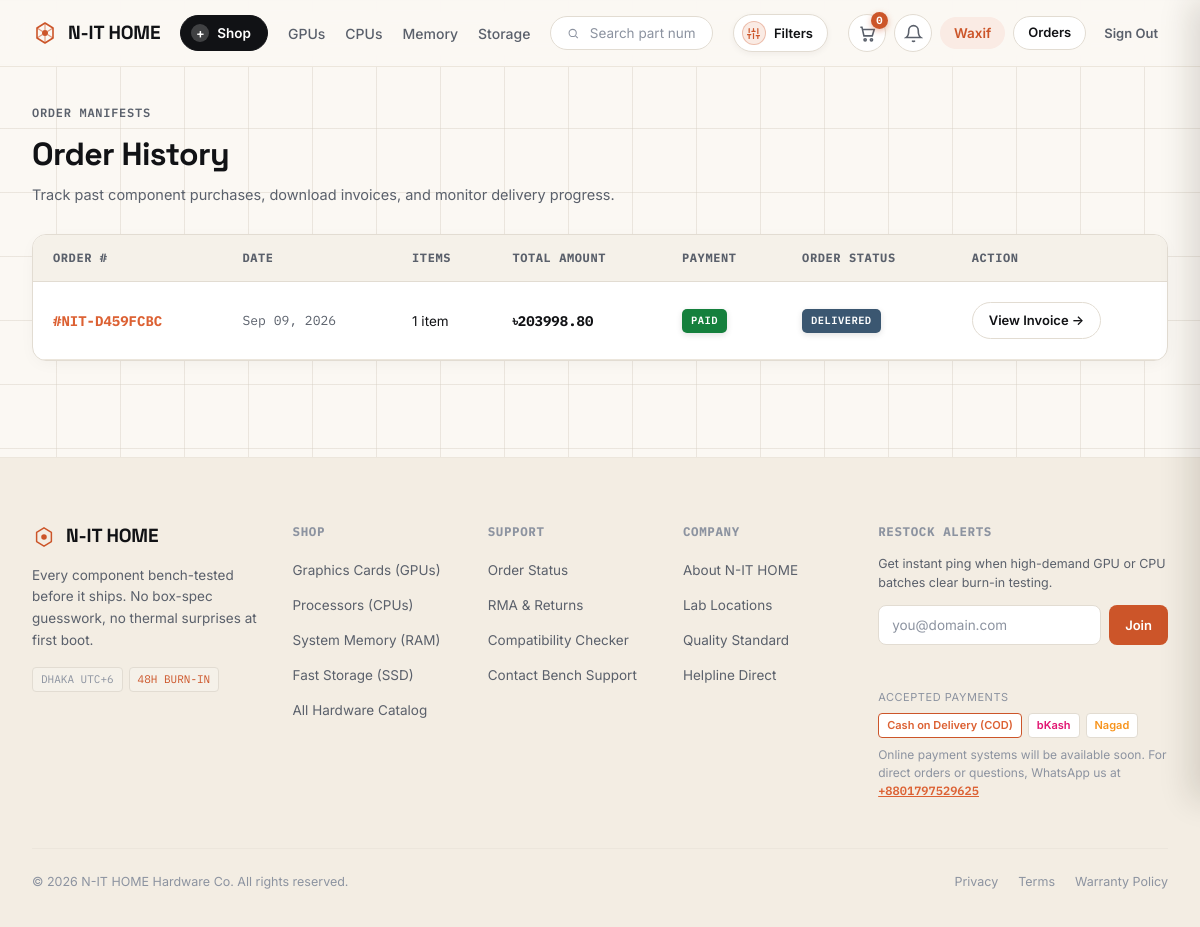
/orders/history/ (signed in), run on the app's committed database.
### accounts/models.py (models this page shows, shortened)
class User(AbstractBaseUser, PermissionsMixin):
    email = models.EmailField(unique=True, db_index=True)
    first_name = models.CharField(max_length=50, blank=True)
    last_name = models.CharField(max_length=50, blank=True)
    is_active = models.BooleanField(default=True)
    is_staff = models.BooleanField(default=False)
    is_verified = models.BooleanField(default=False)
    is_phone_verified = models.BooleanField(default=False)
    created_at = models.DateTimeField(auto_now_add=True)
    objects = UserManager()
    USERNAME_FIELD = 'email'
    REQUIRED_FIELDS = []
    class Meta:
        verbose_name = 'User'
        verbose_name_plural = 'Users'
        ordering = ['-created_at']

### orders/models.py (models this page shows, shortened)
class Order(models.Model):
    STATUS_CHOICES = (
        ('PENDING', 'Placed'),
        ('CONFIRMED', 'Confirmed'),
        ('PACKAGING', 'Bench Packaging'),
        ('SHIPPED', 'In Transit'),
        ('DELIVERED', 'Delivered'),
        ('CANCEL_REQUESTED', 'Cancellation Requested'),
        ('CANCELLED', 'Cancelled'),
    )
    PAYMENT_METHOD_CHOICES = (
        ('COD', 'Cash on Delivery (COD)'),
        ('SSLCOMMERZ', 'Online Payment (SSLCommerz)'),
    )
    order_number = models.CharField(max_length=32, unique=True, editable=False)
    user = models.ForeignKey(
        settings.AUTH_USER_MODEL,
        on_delete=models.SET_NULL,
        null=True,
        blank=True,
        related_name='orders'
    )
    full_name = models.CharField(max_length=120)
    email = models.EmailField()
    phone = models.CharField(max_length=20)
    street_address = models.CharField(max_length=255)
    city = models.CharField(max_length=100)
    state_or_division = models.CharField(max_length=100, blank=True)
    postal_code = models.CharField(max_length=20)
    country = models.CharField(max_length=100, default='Bangladesh')
    order_notes = models.TextField(blank=True, null=True)
    subtotal = models.DecimalField(max_digits=12, decimal_places=2, default=0.0)
    shipping_fee = models.DecimalField(max_digits=12, decimal_places=2, default=0.0)
    total_amount = models.DecimalField(max_digits=12, decimal_places=2)
    status = models.CharField(max_length=20, choices=STATUS_CHOICES, default='PENDING')
    payment_method = models.CharField(max_length=20, choices=PAYMENT_METHOD_CHOICES, default='COD')
    is_paid = models.BooleanField(default=False)
    created_at = models.DateTimeField(auto_now_add=True)
    updated_at = models.DateTimeField(auto_now=True)
    class Meta:
        ordering = ['-created_at']
    @property
    def payment_status(self) -> str:
        return 'PAID' if self.is_paid else 'PENDING'

### orders/views.py (the view)
# urls.py: path('history/', OrderHistoryView.as_view(), name='order_history'),
class OrderHistoryView(LoginRequiredMixin, ListView):
    model = Order
    template_name = 'orders/order_history.html'
    context_object_name = 'orders'
    paginate_by = 10
    def get_queryset(self):
        return Order.objects.filter(user=self.request.user).prefetch_related('items')
    def get_context_data(self, **kwargs) -> dict[str, Any]:
        context = super().get_context_data(**kwargs)
        context['title'] = 'My Orders'
        return context

### cart/context_processors.py (called while the page is built)
def cart(request: HttpRequest) -> dict[str, Any]:
    return {'cart': Cart(request)}

### core/context_processors.py (called while the page is built)
def site_context(request: HttpRequest) -> dict[str, Any]:
    categories = Category.objects.all().order_by('name')
    unread_count = 0
    recent_notifications = []
    if request.user.is_authenticated:
        unread_count = Notification.objects.filter(user=request.user, is_read=False).count()
        recent_notifications = Notification.objects.filter(user=request.user)[:5]
    return {
        'site_name': 'N-IT HOME',
        'site_tagline': 'Premium PC Hardware & Components',
        'currency_symbol': '৳',
        'currency_code': 'BDT',
        'nav_categories': categories,
        'unread_notifications_count': unread_count,
        'recent_notifications': recent_notifications,
    }

### templates/orders/order_history.html (shortened to what this page needs)
{% extends 'base.html' %}
{% block content %}
<div class="wrap" style="padding-top: 32px; padding-bottom: 56px;">
    <div style="margin-bottom: 28px;">
        <span class="eyebrow mono" style="margin-bottom: 8px;">Order Manifests</span>
        <h1 style="font-size: 2rem; font-weight: 700; color: var(--text); margin-bottom: 6px;">
            Order History
        </h1>
        <p style="color: var(--text-dim); font-size: 14.5px;">
            Track past component purchases, download invoices, and monitor delivery progress.
        </p>
    </div>
    {% if orders %}
        <div class="cart-items-card">
            <table class="cart-table">
                <thead>
                    <tr>
                        <th>Order #</th>
                        <th>Date</th>
                        <th>Items</th>
                        <th>Total Amount</th>
                        <th>Payment</th>
                        <th>Order Status</th>
                        <th>Action</th>
                    </tr>
                </thead>
                <tbody>
                    {% for ord in orders %}
                        <tr>
                            <td>
                                <strong class="mono" style="color: var(--copper-bright);">#{{ ord.order_number }}</strong>
                            </td>
                            <td class="mono" style="font-size: 13px; color: var(--text-dim);">
                                {{ ord.created_at|date:"M d, Y" }}
                            </td>
                            <td>
                                <span style="font-size: 13.5px; color: var(--text);">{{ ord.items.count }} item{{ ord.items.count|pluralize }}</span>
                            </td>
                            <td>
                                <span class="mono" style="font-weight: 700; color: var(--text);">৳{{ ord.total_amount }}</span>
                            </td>
                            <td>
                                {% if ord.payment_status == 'PAID' %}
                                    <span class="badge" style="position: static; background: var(--ok); color: #ffffff;">PAID</span>
                                {% else %}
                                    <span class="badge" style="position: static; background: var(--copper); color: #ffffff;">{{ ord.get_payment_status_display }}</span>
                                {% endif %}
                            </td>
                            <td>
                                <span class="badge value" style="position: static;">{{ ord.get_status_display }}</span>
                            </td>
                            <td>
                                <a href="{% url 'orders:order_detail' order_number=ord.order_number %}" class="btn-outline btn-sm">
                                    View Invoice &rarr;
                                </a>
                            </td>
                        </tr>
                    {% endfor %}
                </tbody>
            </table>
        </div>
    {% endif %}
</div>
{% endblock %}

### templates/includes/navbar.html (shortened to what this page needs)
{% load static %}
<header class="nav" id="top">
  <div class="nav-inner">
    <a class="logo" href="{% url 'products:product_list' %}">
      N-IT HOME
    </a>
    <button class="menu-btn" id="menuBtn" type="button" aria-expanded="false" aria-controls="megaMenu">
      <span class="plus">+</span> Shop
    </button>
    <nav class="nav-links">
      <a href="{% url 'products:product_list' %}?category=gpu#catalog">GPUs</a>
      <a href="{% url 'products:product_list' %}?category=cpu#catalog">CPUs</a>
      <a href="{% url 'products:product_list' %}?category=ram#catalog">Memory</a>
      <a href="{% url 'products:product_list' %}?category=ssd#catalog">Storage</a>
    </nav>
    <form action="{% url 'products:product_list' %}#catalog" method="get" class="nav-search" role="search">
      <button type="submit" class="nav-search-btn" aria-label="Search">
        <svg width="15" height="15" viewBox="0 0 24 24" fill="none" stroke="currentColor" stroke-width="2" aria-hidden="true">
          <circle cx="11" cy="11" r="7"/>
          <path d="M21 21L16.5 16.5"/>
        </svg>
      </button>
      <input type="text" name="q" value="{{ search_query|default:'' }}" placeholder="Search part number, model, or spec…" autocomplete="off">
    </form>
    <button type="button" class="nav-filter-btn" id="navFilterBtn" aria-label="Hardware Filter Matrix" title="Filter Hardware Matrix" aria-expanded="false">
      <span class="nav-filter-icon-badge">
      </span>
      <span class="nav-filter-label">Filters</span>
    </button>
    <div class="nav-actions">
      <a href="{% url 'cart:cart_detail' %}" class="icon-btn" id="cartBtn" aria-label="Shopping Cart">
        <svg width="19" height="19" viewBox="0 0 24 24" fill="none" stroke="currentColor" stroke-width="2">
          <path d="M3 4H5L7.5 15H18L20.5 7H6.5"/>
          <circle cx="9" cy="20" r="1.4"/>
          <circle cx="17" cy="20" r="1.4"/>
        </svg>
        <span class="cart-badge" id="cartBadge">{{ cart.total_items|default:'0' }}</span>
      </a>
      {% if user.is_authenticated %}
        <a href="{% url 'accounts:notifications' %}" class="icon-btn" aria-label="Notifications" title="Notifications">
          <svg width="19" height="19" viewBox="0 0 24 24" fill="none" stroke="currentColor" stroke-width="2">
            <path d="M18 8A6 6 0 0 0 6 8c0 7-3 9-3 9h18s-3-2-3-9"/>
            <path d="M13.73 21a2 2 0 0 1-3.46 0"/>
          </svg>
        </a>
      {% endif %}
      <div class="nav-auth-desktop">
        {% if user.is_authenticated %}
          <a href="{% url 'accounts:profile' %}" class="btn-ghost" style="padding: 6px 14px; font-size: 13.5px; background: var(--copper-dim); color: var(--copper); font-weight: 600; border-radius: var(--radius-full);">
            {{ user.first_name|default:user.email|truncatechars:14 }}
          </a>
          <a href="{% url 'orders:order_history' %}" class="btn-outline" style="padding: 6px 14px; font-size: 13px; border-radius: var(--radius-full);">
            Orders
          </a>
          <form method="post" action="{% url 'accounts:logout' %}" style="display: inline; margin: 0;">
            <button type="submit" class="btn-ghost" style="background: none; border: none; font-size: 13px; padding: 6px 10px;" title="Sign out">
              Sign Out
            </button>
          </form>
        {% else %}
          <a class="btn-ghost" href="{% url 'accounts:login' %}">Log In</a>
          <a class="btn-solid" href="{% url 'accounts:signup' %}" style="padding:8px 18px; font-size: 13.5px;">Sign Up</a>
        {% endif %}
      </div>
    </div>
  </div>
</header>

### static/css/forms.css (style rules this page uses)
.cart-items-card, .cart-table-card { background: var(--panel); border: 1px solid var(--line); border-radius: var(--radius); overflow: hidden; box-shadow: 0 4px 18px -4px rgba(35, 25, 15, 0.05); }
.cart-table { width: 100%; border-collapse: collapse; }
.cart-table th { background: var(--panel-2); padding: 14px 20px; font-size: 12px; font-weight: 700; text-transform: uppercase; letter-spacing: 0.05em; color: var(--text-dim); text-align: left; border-bottom: 1px solid var(--line); font-family: var(--font-mono); }
.cart-table td { padding: 20px; border-bottom: 1px solid var(--line-soft); font-size: 14px; }

### static/css/responsive.css (style rules this page uses)
html, body { overflow-x: hidden; max-width: 100vw; -webkit-text-size-adjust: 100%; }
.nav-auth-desktop { display: inline-flex; align-items: center; gap: 8px; }

### data on the page
User: first_name "Waxif"
Order: order_number "NIT-D459FCBC", created_at "Sep 09, 2026", items.count "1", total_amount "203998.80", is_paid "PAID", status "DELIVERED"

### other printed values
{{ cart.total_items|default:'0' }} "0"
